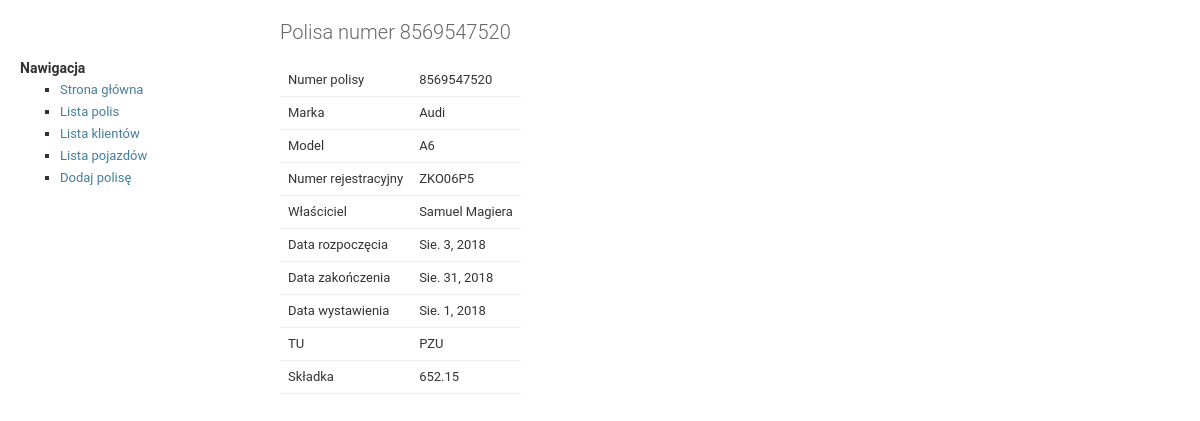
The page /helper/2/details/ on the database its author committed.
### helper/models.py (models this page shows, shortened)
class Policy(models.Model):
    INSTALLMENTS_CHOICES = (
        (1, 'jedna'),
        (2, 'dwie'),
        (4, 'cztery'),
    )
    PAYMENT_CHOICES = (
        (1, 'gotówka'),
        (2, 'przelew')
    )
    number = models.CharField(max_length=20)
    date_issued = models.DateField()
    date_start = models.DateField()
    date_end = models.DateField()
    premium = models.DecimalField(max_digits=7, decimal_places=2)
    installments = models.IntegerField(
        choices = INSTALLMENTS_CHOICES,
        default=1,
    )
    payment = models.IntegerField(
        choices=PAYMENT_CHOICES,
        default=1,
    )
    insurer = models.ForeignKey(Insurer, on_delete=models.CASCADE)
    vehicle = models.ForeignKey(Vehicle, on_delete=models.CASCADE)

class Vehicle(models.Model):
    OSOBOWY = "OS"
    CIEZAROWY = "CI"
    MOTOCYKL = "MO"
    PRZYCZEPA = "PR"
    CIAGNIK_ROLNICZY = "CR"
    CIAGNIK_SIODLOWY = "CS"
    AUTOBUS = "AU"
    TYPE_CHOICE = (
        (OSOBOWY, 'Osobowy'),
        (CIEZAROWY, 'Ciężarowy'),
        (MOTOCYKL, 'Motocykl'),
        (PRZYCZEPA, 'Przyczepa'),
        (CIAGNIK_ROLNICZY, 'Ciągnik rolniczy'),
        (CIAGNIK_SIODLOWY, 'Ciągnik siodłowy'),
        (AUTOBUS, 'Autobus'),
    )
    vehicle_type = models.CharField(
        max_length=2,
        choices=TYPE_CHOICE,
        default=OSOBOWY,
    )
    make = models.CharField(max_length=50)
    model = models.CharField(max_length=50)
    reg_number = models.CharField(max_length=10)
    vin = models.CharField(max_length=17)
    manufacture_year = models.IntegerField
    capacity = models.IntegerField
    power = models.IntegerField
    seats = models.IntegerField
    first_registered = models.DateField
    owner = models.ForeignKey(Client, on_delete=models.CASCADE)
    leasing = models.ForeignKey(Leasing, blank=True, null=True,
                                on_delete=models.SET_NULL)

class Client(models.Model):
    name = models.CharField(max_length=100)
    pesel_or_regon = models.CharField(max_length=20)
    address = models.CharField(max_length=200)
    phone_number = models.CharField(max_length=20)
    email = models.CharField(max_length=100)

class Insurer(models.Model):
    name = models.CharField(max_length=20)
    def __str__(self):
        return self.name

### helper/views.py (the view)
# urls.py: path('<int:pk>/details/', views.DetailView.as_view(), name='details'),
class DetailView(generic.DetailView):
    model = Policy
    template_name = 'helper/details.html'

### helper/templates/helper/details.html (shortened to what this page needs)
{% extends "helper/base.html" %}
{% block content %}
<h1>Polisa numer {{ policy.number }}</h1>
<table>
    <tr>
        <td>Numer polisy</td>
        <td>{{ policy.number }}</td>
    </tr>
    <tr>
        <td>Marka</td>
        <td>{{ policy.vehicle.make }}</td>
    </tr>
    <tr>
        <td>Model</td>
        <td>{{ policy.vehicle.model }}</td>
    </tr>
    <tr>
        <td>Numer rejestracyjny</td>
        <td>{{ policy.vehicle.reg_number }}</td>
    </tr>
    <tr>
        <td>Właściciel</td>
        <td>{{ policy.vehicle.owner.name }}</td>
    </tr>
    <tr>
        <td>Data rozpoczęcia</td>
        <td>{{ policy.date_start }}</td>
    </tr>
    <tr>
        <td>Data zakończenia</td>
        <td>{{ policy.date_end }}</td>
    </tr>
    <tr>
        <td>Data wystawienia</td>
        <td>{{ policy.date_issued }}</td>
    </tr>
    <tr>
        <td>TU</td>
        <td>{{ policy.insurer }}</td>
    </tr>
    <tr>
        <td>Składka</td>
        <td>{{ policy.premium }}</td>
    </tr>
</table>
<br>
{% endblock %}

### helper/static/helper/main.css (style rules this page uses)
body { margin: 0; padding: 0; font-size: 14px; font-family: "Roboto","Lucida Grande","DejaVu Sans","Bitstream Vera Sans",Verdana,Arial,sans-serif; color: #333; background: #fff; }
h1,h2,h3,h4,h5 { font-weight: bold; }
h1 { margin: 0 0 20px; font-weight: 300; font-size: 20px; color: #666; }
table { border-collapse: collapse; border-color: #ccc; }
td, th { font-size: 13px; line-height: 16px; border-bottom: 1px solid #eee; vertical-align: top; padding: 8px; font-family: "Roboto", "Lucida Grande", Verdana, Arial, sans-serif; }

### rows shown on the page
Policy: number "8569547520", vehicle.make "Audi", vehicle.model "A6", vehicle.reg_number "ZKO06P5", vehicle.owner.name "Samuel Magiera", date_start "Sie. 3, 2018", date_end "Sie. 31, 2018", date_issued "Sie. 1, 2018", insurer "PZU", premium "652.15"
